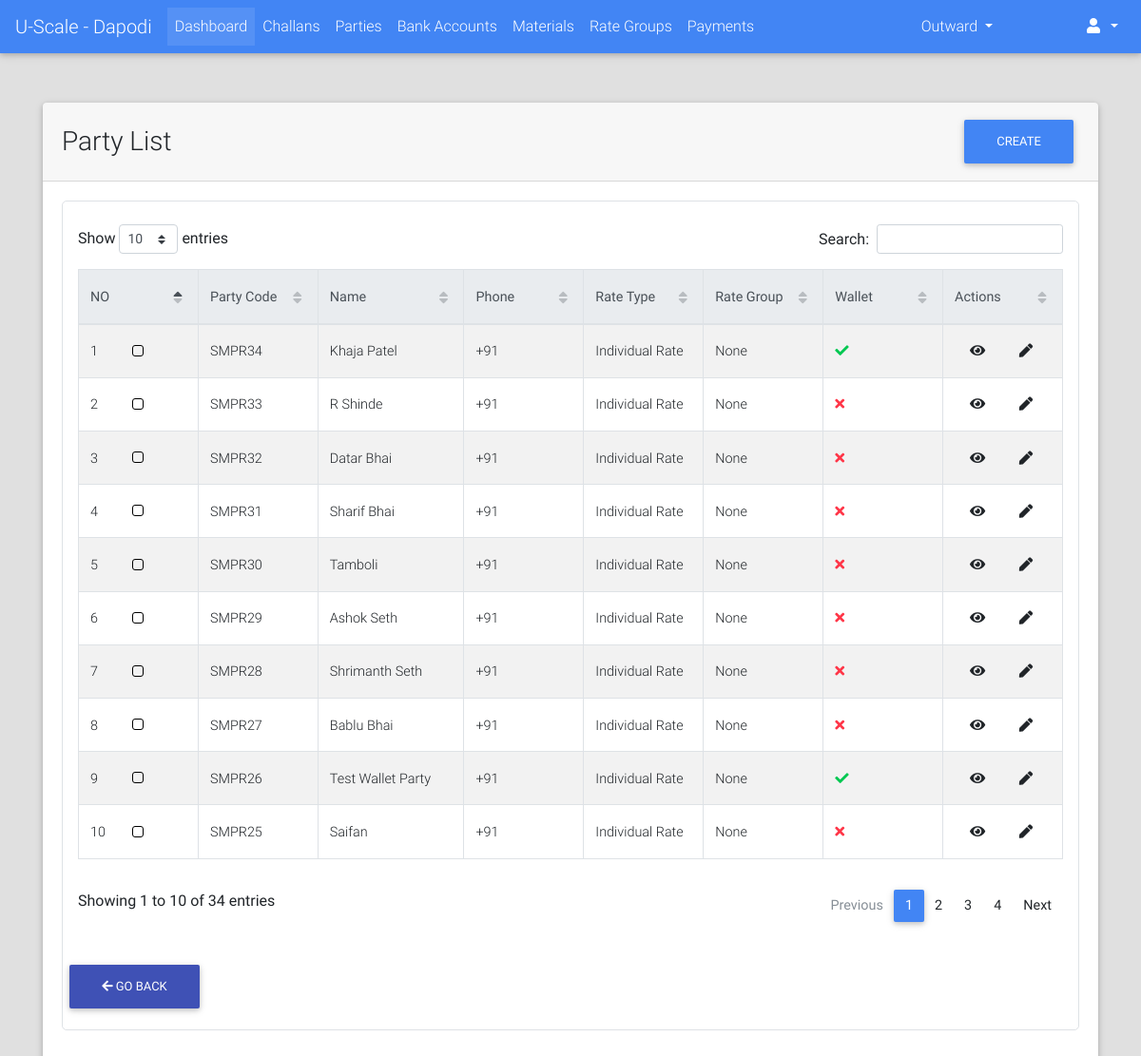
The app's page /parties/list/ (signed in), older data.
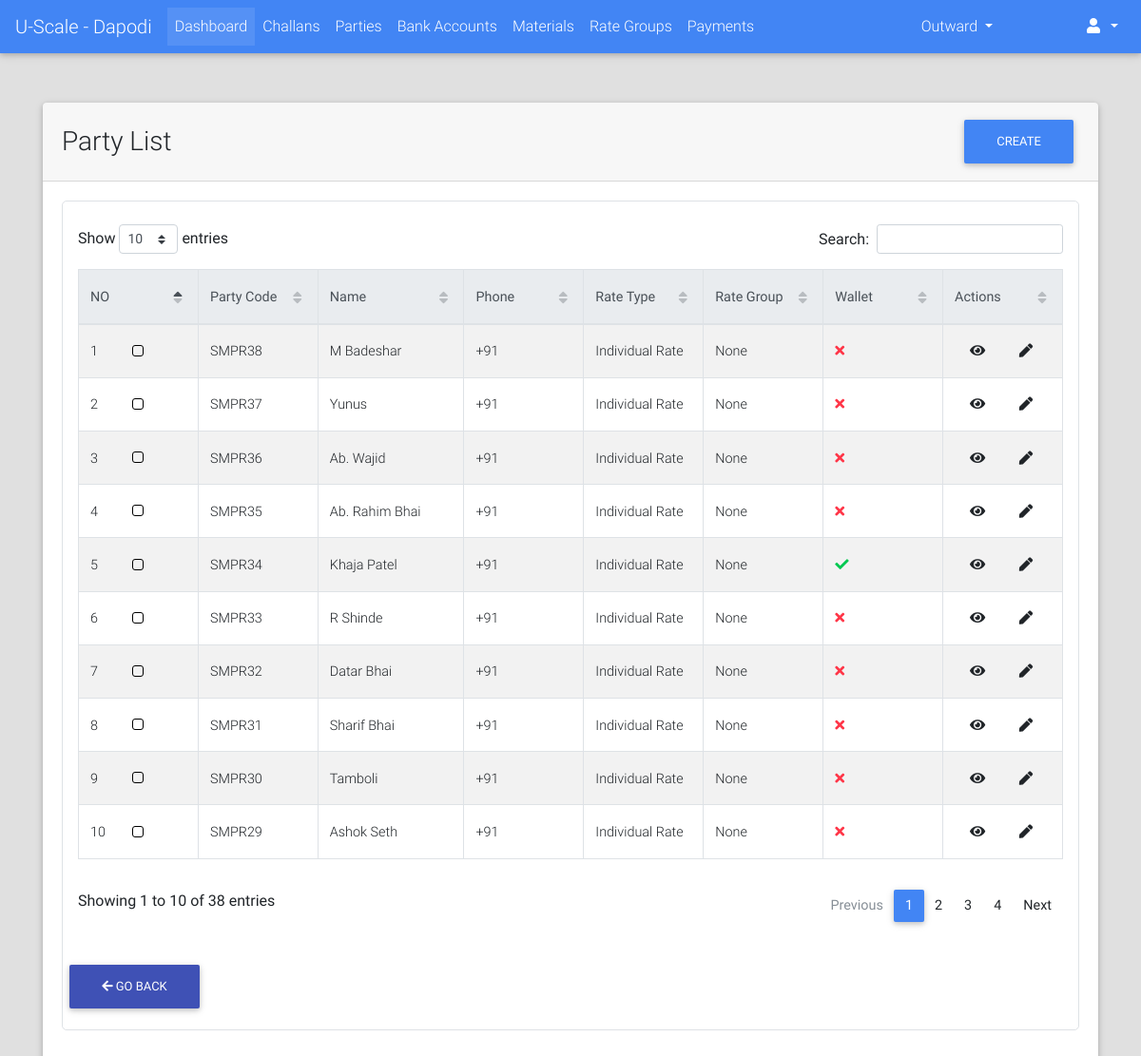
The same page, newer data.
### parties/models.py (models this page shows, shortened)
class Party(models.Model):
    RATE_TYPE_CHOICES = (("GR", "Group Rate"), ("IR", "Individual Rate"))
    rate_type = models.CharField(max_length=2, choices=RATE_TYPE_CHOICES)
    rate_group = models.ForeignKey("rates.RateGroup", on_delete=models.PROTECT, blank=True, null=True)
    name = models.CharField(max_length=128)
    party_code = models.CharField(max_length=32, blank=True)
    address = models.TextField(blank=True)
    phone = models.CharField(max_length=13)
    whatsapp = models.CharField(max_length=13, blank=True)
    email = models.EmailField(blank=True, null=True)
    extra_info = models.TextField(blank=True)
    is_wallet_party = models.BooleanField(default=False)
    is_active = models.BooleanField(default=True)
    @property
    def get_absolute_url(self):
        return reverse_lazy("parties:detail", kwargs={"party_code": self.party_code})
    @property
    def get_update_url(self):
        return reverse_lazy("parties:update", kwargs={"party_code": self.party_code})
    class Meta:
        verbose_name = "Party"
        verbose_name_plural = "Parties"

### parties/views.py (the view)
class PartyListView(LoginRequiredMixin, ListView):
    model = Party
    context_object_name = "parties"
    template_name = "parties/list.html"
    ordering = "-id"
    def get_queryset(self):
        qs = super().get_queryset()
        return qs.filter(is_active=True)

### portal/templates/parties/list.html (shortened to what this page needs)
{% extends "portal/base.html" %}
{% load crispy_forms_tags %}
{% load static %}
{% block custom_links %}
    <link href="{% static "css/addons/datatables.min.css" %}" rel="stylesheet">
    <link href="{% static "css/addons/datatables-select.min.css" %}" rel="stylesheet">
{% endblock %}
{% block content %}
    <br><br>
    <div class="container">
        <div class="card">
            <div class="card-header">
                <div class="row">
                    <div class="col-lg-9 m-auto">
                        <h3 class="m-auto">Party List</h3>
                    </div>
                    <div class="col-lg-3">
                        <a class="float-right" href="{% url "parties:add" %}"><button class="btn btn-primary">Create</button></a>
                    </div>
                </div>
            </div>
            <div class="card-body">
                 <div class="table p-3 border" style="border-radius: 5px">
                     <table id="dt-basic-checkbox" class="table table-striped table-bordered" cellspacing="0" width="100%">
                         <thead class="thead-light">
                            <th class="th-sm">NO</th>
                            <th class="th-sm">Party Code</th>
                            <th class="th-sm">Name</th>
                            <th class="th-sm">Phone</th>
                            <th class="th-sm">Rate Type</th>
                            <th class="th-sm">Rate Group</th>
                            <th class="th-sm">Wallet</th>
                            <th class="th-sm">Actions</th>
                         </thead>
                         <tbody>
                             {% if parties %}
                                 {% for party in parties %}
                                     <tr>
                                        <td>{{ forloop.counter }}</td>
                                         <td><a href="{{ party.get_absolute_url }}">{{ party.party_code }}</a></td>
                                        <td>{{ party.name }}</td>
                                        <td>{{ party.phone }}</td>
                                        <td>{{ party.get_rate_type_display }}</td>
                                        <td>{{ party.rate_group }}</td>
                                        <td>
                                            {% if party.is_wallet_party %}
                                                <i class="fa fa-check text-success"></i>
                                            {% else %}
                                                <i class="fa fa-times text-danger"></i>
                                            {% endif %}
                                        </td>
                                        <td class="m-auto">
                                            <a class="m-3" href="{{ party.get_absolute_url }}"><i class="fa fa-eye"></i></a>
                                            <a class="m-3" href="{{ party.get_update_url }}"><i class="fa fa-pen"></i></a>
                                        </td>
                                     </tr>
                                 {% endfor %}
                             {% else %}
                                 <span class="text-black-50 font-weight-bold">No Parties Found</span>
                             {% endif %}
                         </tbody>
                    </table>
                    {% include "portal/goback_btn.html" %}
                 </div>
            </div>
        </div>
    </div>
{% endblock %}

Row changes from the older to the newer data that the page shows:
no longer on this page (row unchanged): Party: party_code "SMPR28", name "Shrimanth Seth", phone "+91", rate_type "Individual Rate", rate_group "None", is_wallet_party False (drawn)
no longer on this page (row unchanged): Party: party_code "SMPR27", name "Bablu Bhai", phone "+91", rate_type "Individual Rate", rate_group "None", is_wallet_party False (drawn)
no longer on this page (row unchanged): Party: party_code "SMPR26", name "Test Wallet Party", phone "+91", rate_type "Individual Rate", rate_group "None", is_wallet_party True (drawn)
no longer on this page (row unchanged): Party: party_code "SMPR25", name "Saifan", phone "+91", rate_type "Individual Rate", rate_group "None", is_wallet_party False (drawn)
added Party: party_code "SMPR38", name "M Badeshar", phone "+91", rate_type "Individual Rate", rate_group "None", is_wallet_party False (drawn)
added Party: party_code "SMPR37", name "Yunus", phone "+91", rate_type "Individual Rate", rate_group "None", is_wallet_party False (drawn)
added Party: party_code "SMPR36", name "Ab. Wajid", phone "+91", rate_type "Individual Rate", rate_group "None", is_wallet_party False (drawn)
added Party: party_code "SMPR35", name "Ab. Rahim Bhai", phone "+91", rate_type "Individual Rate", rate_group "None", is_wallet_party False (drawn)
Text that changed along with them:
text written by a page script: "Show entries Search: Showing 1 to 10 of 34 entries Previous 1 2 3 4 Next" → "Show entries Search: Showing 1 to 10 of 38 entries Previous 1 2 3 4 Next"
